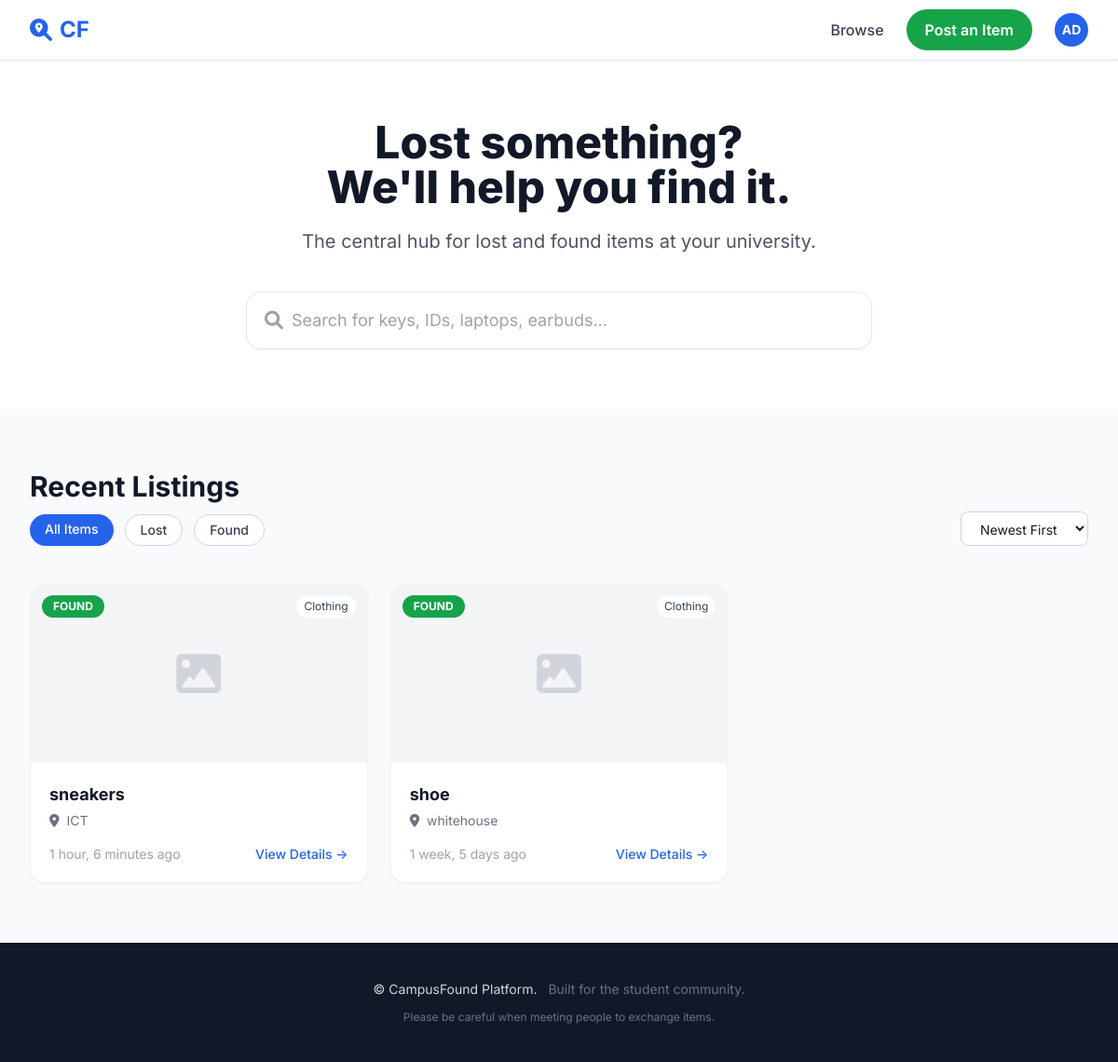
The app's page / (signed in) with its own data.
### accounts/models.py (models this page shows, shortened)
class CustomUser(AbstractUser):
    username = None  # Completely remove username field
    email = models.EmailField(
        _("email address"),
        unique=True,
        max_length=255,
        error_messages={
            "unique": _("A user with that email already exists."),
        },
    )
    full_name = models.CharField(_("full name"), max_length=150, blank=True)
    is_verified_student = models.BooleanField(_("verified student"), default=False)
    objects = CustomUserManager()
    USERNAME_FIELD = "email"
    REQUIRED_FIELDS = []  # No additional required fields
    class Meta:
        verbose_name = _("user")
        verbose_name_plural = _("users")

### items/models.py (models this page shows, shortened)
class Item(models.Model):
    TYPE_CHOICES = (
        ('found', 'Found'),
        ('lost', 'Lost'),
    )
    CATEGORY_CHOICES = (
        ('Electronics', 'Electronics'),
        ('Keys', 'Keys'),
        ('Books', 'Books'),
        ('Clothing', 'Clothing'),
        ('ID/Cards', 'ID/Cards'),
        ('Bags', 'Bags'),
        ('Other', 'Other'),
    )
    CONTACT_PREFERENCE_CHOICES = (
        ('email', 'Email'),
        ('phone', 'Phone'),
        ('chat', 'In-App Chat'),
    )
    STATUS_CHOICES = (
        ('active', 'Active'),
        ('claimed', 'Claimed'),
        ('returned', 'Returned'),
    )
    poster = models.ForeignKey(User, on_delete=models.CASCADE, related_name='items')
    item_type = models.CharField(max_length=10, choices=TYPE_CHOICES)
    title = models.CharField(max_length=200)
    category = models.CharField(
        max_length=50,
        choices=CATEGORY_CHOICES,
        blank=True,
        null=True,
        help_text="Select a category"
    )
    location = models.CharField(
        max_length=200,
        blank=True,
        help_text="Type the location (e.g. Main Library, Science Cafe...)"
    )
    photo = CloudinaryField(
        'image',
        blank=True,
        null=True,
        resource_type='image',
        folder='campusfound/items',
        help_text="Upload photo of the item"
    )
    description = models.TextField(blank=True)
    created_at = models.DateTimeField(auto_now_add=True)
    date_lost = models.DateField(
        blank=True,
        null=True,
        help_text="When did you lose this item?"
    )
    reward_offered = models.CharField(
        max_length=200,
        blank=True,
        help_text="Optional: e.g. '$20 reward' or 'Coffee on me!'"
    )
    contact_preference = models.CharField(
        max_length=20,
        choices=CONTACT_PREFERENCE_CHOICES,
        default='chat',
        blank=True
    )
    verification_question = models.TextField(
        blank=True,
        help_text="Ask a question only the owner would know"
    )
    contact_info = models.CharField(
        max_length=200,
        blank=True,
        help_text="Optional: your email or WhatsApp number (e.g. whatsapp:+2348012345678)"
    )
    status = models.CharField(
        max_length=20,
        choices=STATUS_CHOICES,
        default='active'
    )
    claimed_by = models.ForeignKey(
        User,
        on_delete=models.SET_NULL,
        null=True,
        blank=True,
        related_name='claimed_items',
        help_text="User who claimed this item"
    )
    class Meta:
        ordering = ['-created_at']

### items/views.py (the view, shortened to what this page needs)
# urls.py: path('', views.home, name='home'),
def home(request):
    item_type = request.GET.get('type', 'all')
    search_query = request.GET.get('q', '')
    sort_by = request.GET.get('sort', 'newest')
    items = Item.objects.all()
    if item_type in ['lost', 'found']:
        items = items.filter(item_type=item_type)
    if sort_by == 'oldest':
        items = items.order_by('created_at')
    else:
        items = items.order_by('-created_at')
    return render(request, 'home.html', {
        'title': 'CampusFound | Lost & Found for Students',
        'items': items,
        'current_filter': item_type,
        'search_query': search_query,
        'current_sort': sort_by,
    })

### chats/context_processors.py (called while the page is built)
def unread_messages(request):
    if request.user.is_authenticated:
        conversations = Conversation.objects.filter(
            Q(sender=request.user) | Q(receiver=request.user)
        )
        unread_count = Message.objects.filter(
            conversation__in=conversations,
            is_read=False
        ).exclude(sender=request.user).count()
        return {'unread_messages_count': unread_count}
    return {'unread_messages_count': 0}

### templates/home.html (shortened to what this page needs)
{% extends 'base.html' %}
{% block content %}
    <header class="bg-white py-16 border-b border-gray-100">
        <div class="max-w-7xl mx-auto px-4 sm:px-6 lg:px-8 text-center">
            <h1 class="text-4xl sm:text-5xl font-extrabold text-gray-900 leading-tight">
                Lost something?<br>We'll help you find it.
            </h1>
            <p class="mt-5 text-xl text-gray-600 max-w-3xl mx-auto">
                The central hub for lost and found items at your university.
            </p>
            <form method="get" action="{% url 'items:home' %}" class="mt-10 max-w-2xl mx-auto relative">
                <input type="text"
                       name="q"
                       value="{{ search_query }}"
                       placeholder="Search for keys, IDs, laptops, earbuds..."
                       class="w-full pl-12 pr-5 py-4 rounded-2xl border border-gray-200 focus:ring-2 focus:ring-blue-500 focus:border-blue-500 outline-none shadow-sm text-lg">
                <i class="fa-solid fa-search absolute left-5 top-1/2 -translate-y-1/2 text-gray-400 text-xl"></i>
            </form>
        </div>
    </header>
    <section class="max-w-7xl mx-auto px-4 sm:px-6 lg:px-8 py-16">
        <div class="flex flex-col sm:flex-row sm:items-end justify-between mb-10">
            <div>
                <h2 class="text-2xl sm:text-3xl font-bold text-gray-900">Recent Listings</h2>
                <div class="flex flex-wrap gap-3 mt-3">
                    <a href="{% url 'items:home' %}?sort={{ current_sort }}"
                       class="px-4 py-1.5 {% if current_filter == 'all' %}bg-blue-600 text-white{% else %}bg-white border border-gray-300 text-gray-700 hover:bg-gray-50{% endif %} rounded-full text-sm font-medium transition">
                        All Items
                    </a>
                    <a href="{% url 'items:home' %}?type=lost&sort={{ current_sort }}"
                       class="px-4 py-1.5 {% if current_filter == 'lost' %}bg-blue-600 text-white{% else %}bg-white border border-gray-300 text-gray-700 hover:bg-gray-50{% endif %} rounded-full text-sm font-medium transition">
                        Lost
                    </a>
                    <a href="{% url 'items:home' %}?type=found&sort={{ current_sort }}"
                       class="px-4 py-1.5 {% if current_filter == 'found' %}bg-blue-600 text-white{% else %}bg-white border border-gray-300 text-gray-700 hover:bg-gray-50{% endif %} rounded-full text-sm font-medium transition">
                        Found
                    </a>
                </div>
            </div>
            <form method="get" action="{% url 'items:home' %}">
                <select name="sort"
                        onchange="this.form.submit()"
                        class="mt-4 sm:mt-0 border border-gray-300 rounded-lg px-4 py-2 text-sm bg-white focus:outline-none focus:ring-2 focus:ring-blue-500">
                    <option value="newest" {% if current_sort == 'newest' %}selected{% endif %}>Newest First</option>
                </select>
            </form>
        </div>
        {% if items %}
            <div class="grid grid-cols-1 sm:grid-cols-2 lg:grid-cols-3 xl:grid-cols-4 gap-6">
                {% for item in items %}
                    <a href="{% url 'items:item_detail' item.id %}" class="bg-white rounded-2xl overflow-hidden shadow-sm hover:shadow-md transition border border-gray-100 block">
                        <div class="h-48 bg-gray-100 relative">
                            {% if item.photo %}
                                <img src="{{ item.photo.url }}"
                                     alt="{{ item.title }}"
                                     class="w-full h-full object-cover">
                            {% else %}
                                <div class="w-full h-full flex items-center justify-center">
                                    <i class="fa-solid fa-image text-gray-300 text-5xl"></i>
                                </div>
                            {% endif %}
                            {% if item.item_type == 'lost' %}
                                <span class="absolute top-3 left-3 bg-red-500 text-white text-xs font-bold px-3 py-1 rounded-full">LOST</span>
                            {% else %}
                                <span class="absolute top-3 left-3 bg-green-600 text-white text-xs font-bold px-3 py-1 rounded-full">FOUND</span>
                            {% endif %}
                            {% if item.category %}
                                <span class="absolute top-3 right-3 bg-white/90 text-gray-700 text-xs px-2 py-1 rounded-full">
                                    {{ item.category }}
                                </span>
                            {% endif %}
                        </div>
                        <div class="p-5">
                            <h3 class="font-bold text-lg line-clamp-1">{{ item.title }}</h3>
                            <p class="text-sm text-gray-500 mt-1">
                                <i class="fa-solid fa-location-dot mr-1"></i>
                                {{ item.location|default:"Location not specified" }}
                            </p>
                            <div class="mt-4 flex justify-between items-center text-sm">
                                <span class="text-gray-400">{{ item.created_at|timesince }} ago</span>
                                <span class="text-blue-600 font-medium hover:underline">View Details →</span>
                            </div>
                        </div>
                    </a>
                {% endfor %}
            </div>
        {% endif %}
    </section>
{% endblock %}

### templates/base.html (shortened to what this page needs)
<!DOCTYPE html>
<html lang="en" class="h-full">
<head>
    <script src="https://cdn.tailwindcss.com"></script>
    <link rel="stylesheet" href="https://cdnjs.cloudflare.com/ajax/libs/font-awesome/6.0.0/css/all.min.css">
</head>
<body class="bg-gray-50 text-gray-900 min-h-screen flex flex-col">
    <nav class="bg-white border-b border-gray-200 sticky top-0 z-50 shadow-sm">
        <div class="max-w-7xl mx-auto px-4 sm:px-6 lg:px-8">
            <div class="flex justify-between items-center h-16">
                <a href="{% url 'items:home' %}" class="text-xl sm:text-2xl font-bold text-blue-600 flex items-center gap-2">
                    <i class="fa-solid fa-magnifying-glass-location"></i>
                    <span class="xs:hidden">CF</span>
                </a>
                <div class="flex items-center gap-2 sm:gap-4 lg:gap-6">
                    <a href="{% url 'items:home' %}" class="text-gray-700 hover:text-blue-600 font-medium transition hidden md:block">
                        Browse
                    </a>
                    {% if user.is_authenticated %}
                        <a href="{% url 'items:post_item' %}" class="bg-green-600 text-white px-3 sm:px-5 py-2 sm:py-2.5 rounded-full font-semibold hover:bg-green-700 transition shadow-sm text-xs sm:text-sm lg:text-base">
                            <span class="hidden sm:inline">Post an Item</span>
                        </a>
                        <div class="relative group">
                            <button class="w-8 h-8 sm:w-9 sm:h-9 rounded-full bg-blue-600 flex items-center justify-center text-white font-bold text-xs sm:text-sm cursor-pointer">
                                {{ user.email|slice:":2"|upper }}
                            </button>
                        </div>
                    {% else %}
                        <a href="{% url 'login' %}" class="bg-blue-600 text-white px-3 sm:px-5 py-2 sm:py-2.5 rounded-full font-semibold hover:bg-blue-700 transition shadow-sm text-xs sm:text-sm lg:text-base">
                            Sign In
                        </a>
                    {% endif %}
                </div>
            </div>
        </div>
    </nav>
    <main class="flex-grow">
        {% block content %}
        {% endblock %}
    </main>
    <footer class="bg-gray-900 text-gray-300 py-6 sm:py-10 mt-auto">
        <div class="max-w-7xl mx-auto px-4 sm:px-6 lg:px-8 text-center">
            <p class="text-xs sm:text-sm">
                © {{ 'now'|date:"Y" }} CampusFound Platform.
                <span class="text-gray-500 ml-2 hidden sm:inline">Built for the student community.</span>
            </p>
            <p class="mt-2 sm:mt-3 text-xs text-gray-500">
                Please be careful when meeting people to exchange items.
            </p>
        </div>
    </footer>
</body>
</html>

### templates/base.html (style rules this page uses)
body { font-family: 'Inter', system-ui, -apple-system, sans-serif; }

### records on screen
CustomUser: email "AD"
Item: item_type "FOUND", category "Clothing", title "sneakers", location "ICT", created_at "1 hour, 6 minutes"
Item: item_type "FOUND", category "Clothing", title "shoe", location "whitehouse", created_at "1 week, 5 days"
